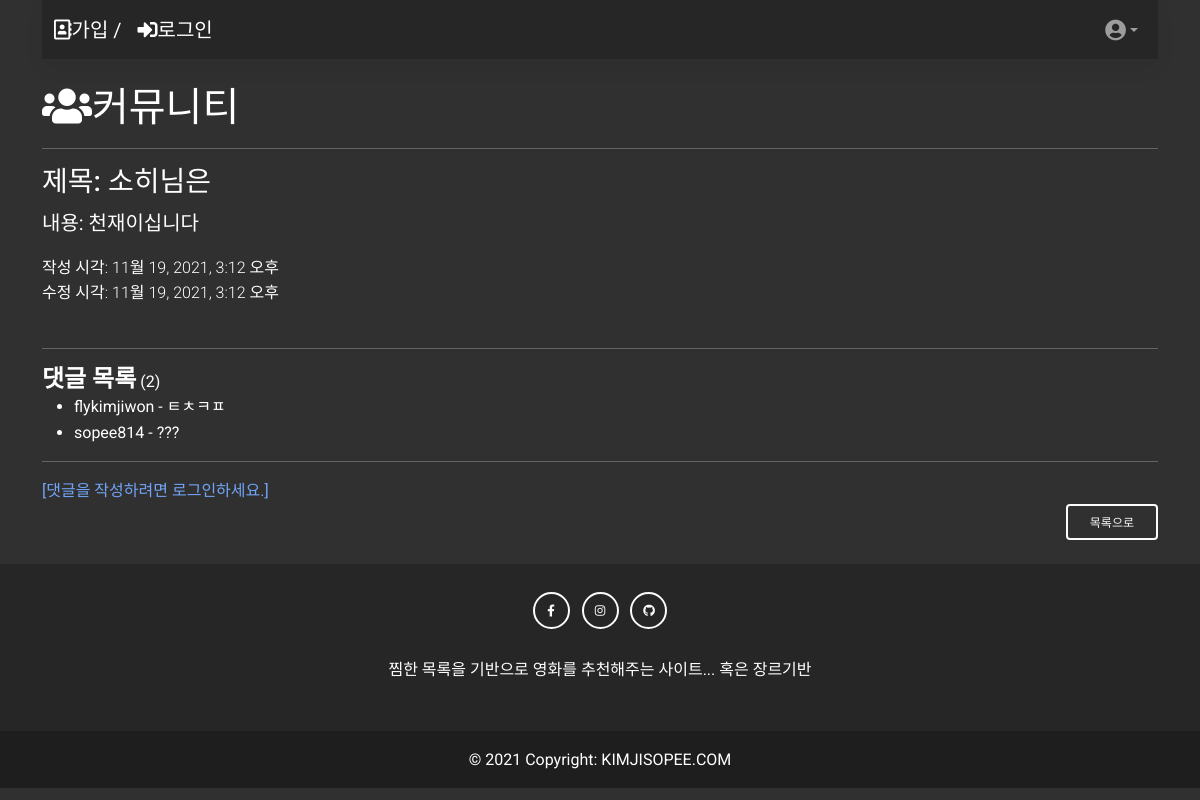
/community/3/, run on the app's committed database.
### community/models.py (models this page shows, shortened)
class Review(models.Model):
    title = models.CharField(max_length=100)
    content = models.TextField(null=True)
    created_at = models.DateTimeField(auto_now_add=True)
    updated_at = models.DateTimeField(auto_now=True)
    user = models.ForeignKey(settings.AUTH_USER_MODEL, on_delete=models.CASCADE)

class Comment(models.Model):
    content = models.TextField(null=True)
    review = models.ForeignKey(Review, on_delete=models.CASCADE)
    user = models.ForeignKey(settings.AUTH_USER_MODEL, on_delete=models.CASCADE)

### accounts/models.py (models this page shows)
class User(AbstractUser):
    pass

### community/views.py (the view)
# urls.py: path('<int:review_pk>/', views.detail, name='detail'),
@require_GET
def detail(request, review_pk):
    review = get_object_or_404(Review, pk=review_pk)
    comments = review.comment_set.all()
    comment_form = CommentForm()
    context = {
        'review': review,
        'comment_form': comment_form,
        'comments': comments,
    }
    return render(request, 'community/detail.html', context)

### community/templates/community/detail.html (shortened to what this page needs)
{% extends 'base.html' %}
{% block content %}
  <br>
  <h1><i class="fas fa-users"></i>커뮤니티</h1>
  <hr>
  <h3>제목: {{ review.title }}</h3>
  <p class='fs-5'>내용: {{ review.content }}</p>
  <div class='fw-light'>작성 시각: {{ review.created_at }}</div>
  <div class='fw-light'>수정 시각: {{ review.updated_at }}</div>
  <br>
  <hr>
  <h4 class='fw-bold d-inline'>댓글 목록</h4>
  {% if comments|length %}
    <p class='d-inline'>({{ comments|length }})</p>
  {% endif %}
  <ul>
  {% for comment in comments %}
    <li>
      {{ comment.user }} - {{ comment.content }}
    </li>
  {% empty %}
    <li><b>댓글이 없어요..</b></li>
  {% endfor %}
  </ul>
  <hr>
  {% if request.user.is_authenticated %}
    <form action="{% url 'community:create_comment' review.pk %}" method="POST" class='row'>
      {% csrf_token %}
      <div class='col-6 d-flex'>{{ comment_form }}</div>
      <input type="submit" class="btn btn-outline-light col-1" value="댓글쓰기">
    </form>
  {% else %}
    <a href="{% url 'accounts:login' %}">[댓글을 작성하려면 로그인하세요.]</a>
  {% endif %}
  <div class='d-flex justify-content-end'>
    <a href="{% url 'community:index' %}" type='btn' class='btn btn-outline-light mb-4'>목록으로</a>
  </div>
{% endblock  %}

### data on the page
Review: title "소히님은", content "천재이십니다", created_at "11월 19, 2021, 3:12 오후", updated_at "11월 19, 2021, 3:12 오후"
Comment: user "flykimjiwon", content "ㅌㅊㅋㅍ"
Comment: user "sopee814", content "???"

### other printed values
{{ comments|length }} "2"
